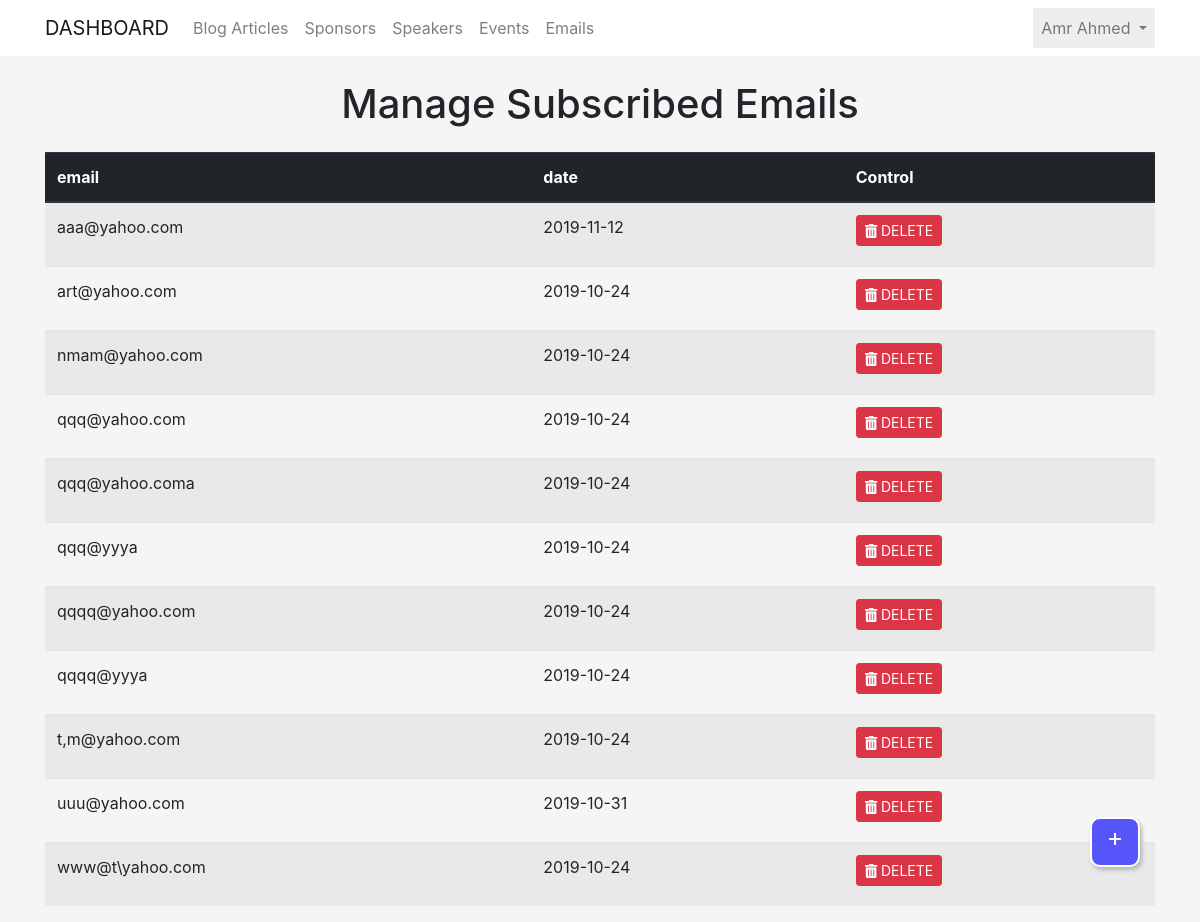
The app's page /admin/subscriptions.php (signed in) with its own data.
### tables this page shows
CREATE TABLE `email_subscribe` (
  `email` varchar(255) NOT NULL,
  `date` date NOT NULL
);

### admin/subscriptions.php (the view, shortened to what this page needs)
<?php
	if(isset($_SESSION['user_type'])){
		include 'init.inc.php';
		?>
		<div class="container">
		<?php
		$do = isset($_GET['do']) ? $_GET['do'] : 'Manage';
		if($do == 'Manage'){
		?>
			<h1 class="text-center mb-4 mt-4">Manage Subscribed Emails</h1>
			<a href="subscriptions.php?do=add"><div class="add-button position-fixed d-flex justify-content-center align-articles-center">+</div></a>
		<?php
		$stmt = $db->prepare("SELECT email,date FROM email_subscribe");
		$stmt->execute();
		if($stmt->rowCount() > 0){
				$rows = $stmt->fetchAll();
			?>
			<table class="table table-striped">
			  <thead class="thead-dark">
				<tr>
				  <th scope="col">email</th>
				  <th scope="col">date</th>
				  <th scope="col">Control</th>
				</tr>
			 </thead>
			 <tbody>
			<?php
				foreach($rows as $row){
			?>
				<tr>
				  <td><?php echo $row['email']; ?></td>
				  <td><?php echo $row['date']; ?></td>
				  <td>
					<a href="subscriptions.php?do=delete&item_id=<?php echo $row['email']; ?>" class="mb-2 btn btn-danger confirm btn-sm"><i class="fas fa-trash-alt"></i> DELETE</a>
				  </td>
				</tr>
			<?php
				}
			?>
			  </tbody>
			</table>
			<?php
			}else{
				echo "<div class='alert alert-danger text-center'>No Data was found.</div>";
			}
		}else if($do == 'delete'){
			if(isset($_SERVER['HTTP_REFERER'])){
				$item_id = isset($_GET['item_id']) ? $_GET['item_id'] : 0;
				$count = checkItem('email_subscribe' , 'email' , $item_id );
				if($count > 0){
					$stmt = $db->prepare("DELETE FROM email_subscribe WHERE email = ?");
					$stmt->execute(array($item_id));
					if($stmt->rowCount() > 0){
						$msg = '<div class="alert alert-success text-center">Item Deleted Successfully.</div>';
						redirect('' , $msg , 3);
					}else{
						$msg = '<div class="alert alert-danger text-center">Failed To Delete Item.</div>';
						redirect('' , $msg , 3);
					}
				}else{
					$msg = '<div class="alert alert-danger text-center">There\'s No Item Found With this email : ' . $item_id . '</div>';
					redirect('' , $msg , 3);
				}
			}else{
				$msg = '<div class="alert alert-danger text-center">You Can\'t View This page Directly</div>';
				redirect('index.php' , $msg , 3);
			}
		}else if($do == 'activate'){
		}else if($do == 'add'){
		?>
		<h1 class="text-center mt-4">Add New Email</h1>
			<form action="subscriptions.php?do=insert" enctype="multipart/form-data" method="POST"class="new-item-form">
				<div class="form-group row">
					<label for="userEmail" class="col-sm-2">Email</label>
					<div  class="col-sm-10  col-md-8 position-relative">
						<input name="email" type="email" placeholder="Email Address..."  class="form-control" id="userEmail" required="">
					</div>
				</div>
				<button type="submit" class="btn btn-primary offset-md-2">Submit</button>
			</form>
		<?php
		}else if($do == 'insert'){
			if($_SERVER['REQUEST_METHOD'] == 'POST'){
				$email 		= $_POST['email'];
					if(!empty($email)){
						$count = checkItem('email_subscribe' , 'email' , $email);
						if($count > 0){
							echo '<div class="alert alert-danger text-center">This Email Is Already Exists.</div>';
							$msg = '';
							redirect('' , $msg , 7);
						}else{
							$stmt = $db->prepare("INSERT INTO email_subscribe (email , date) VALUES (?,NOW())");
							$stmt->execute(array($email));
							$msg = '<div class="alert alert-success text-center">Item Added Successfully</div>';
							redirect('' , $msg , 7);
						}
					}else{
						echo '<div class="alert alert-danger text-center">Email Is Empty.</div>';
						$msg = '';
						redirect('' , $msg , 7);
					}
			}
		}else if($do == 'edit'){
		}else if($do == 'update'){
		}
	}else{
		header("Location: index.php");
		exit();
	}
	?>
	</div>
	<?php
	include $tpls . '/footer.inc.php';
?>

### admin/layout/css/main.css (style rules this page uses)
body { background:#f5f5f5; }
.add-button { bottom: 6%; right: 5%; width: 50px; height: 50px; border-radius: 20%; box-shadow:2px 3px 4px #b5b5b5; color: white; background: #5555f9; font-size: 25px; cursor: pointer; border:2px solid white; transition:.4s; padding-bottom: 4px; z-index:99 }

### records on screen
email_subscribe: email "aaa@yahoo.com", date "2019-11-12"
email_subscribe: email "art@yahoo.com", date "2019-10-24"
email_subscribe: email "nmam@yahoo.com", date "2019-10-24"
email_subscribe: email "qqq@yahoo.com", date "2019-10-24"
email_subscribe: email "qqq@yahoo.coma", date "2019-10-24"
email_subscribe: email "qqq@yyya", date "2019-10-24"
email_subscribe: email "qqqq@yahoo.com", date "2019-10-24"
email_subscribe: email "qqqq@yyya", date "2019-10-24"
email_subscribe: email "t,m@yahoo.com", date "2019-10-24"
email_subscribe: email "uuu@yahoo.com", date "2019-10-31"
email_subscribe: email "www@t\\yahoo.com", date "2019-10-24"

### other values on screen
lang('dashboard_home') "DASHBOARD"
$_SESSION['user_name'] "Amr Ahmed"
